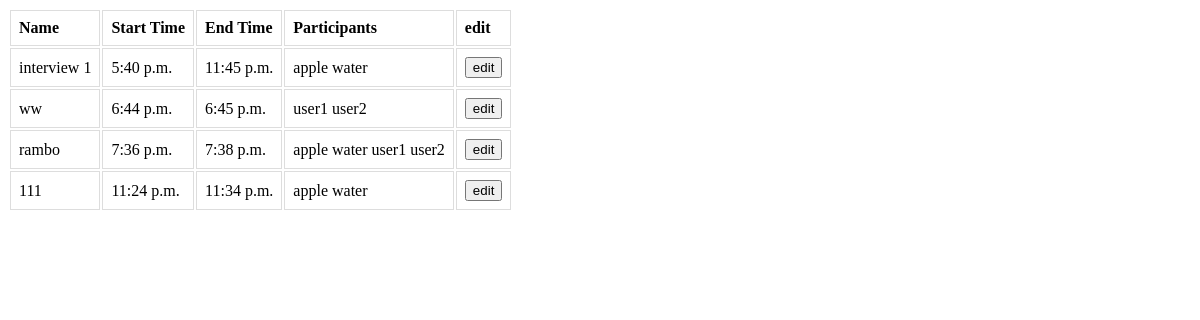
The page /display/ on the database as committed earlier.
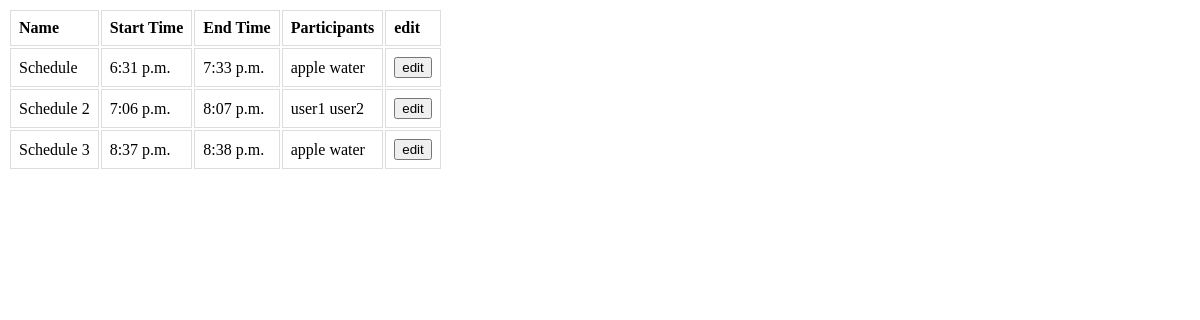
The same page on the database as committed later.
### app/models.py (models this page shows)
class Interview(models.Model):
    id = models.AutoField(primary_key=True)
    title = models.CharField(max_length = 30)
    startTime = models.TimeField(auto_now=False)
    endTime = models.TimeField(auto_now=False)

### app/views.py (the view)
# urls.py: path('display/', DisplayInterviews.as_view(), name="DisplayInterviews"),
class DisplayInterviews(View):
    def get(self, request):
        interviews = Interview.objects.all().order_by("startTime")
        arr = []
        for i in interviews:
            data = {}
            data['id'] = i.id
            data['title'] = i.title
            data['startTime'] = i.startTime
            data['endTime'] = i.endTime
            data['participants'] = []
            participants = Participant.objects.filter(interview=i)
            for j in participants:
                data['participants'].append(j.user.username)
            arr.append(data)
        print(arr)
        return render(request, 'display.html', {"data":arr})

### app/templates/display.html (shortened to what this page needs)
<!DOCTYPE html>
<html>
  <head>
  </head>
  <body>
    {% if data %}
    <table>
      <tr>
        <th>Name</th>
        <th>Start Time</th>
        <th>End Time</th>
        <th>Participants</th>
        <th>edit</th>
      </tr>
      {% for ele in data %}
      <tr>
        <td>{{ ele.title}}</td>
        <td>{{ ele.startTime }}</td>
        <td>{{ ele.endTime }}</td>
        <td>{% for i in ele.participants %} {{i }} {% endfor %}</td>
        <td>
          <a href="{% url 'EditInterviews' pk=ele.id%}"
            ><button type="button">edit</button></a
          >
        </td>
      </tr>
      {% endfor %}
    </table>
    {% else %}
    <h3>No interviews scheduled</h3>
    {% endif %}
    <br />
  </body>
</html>

### app/templates/display.html (style rules this page uses)
td, th { border: 1px solid #dddddd; text-align: left; padding: 8px; }

Rows that differ between the two databases and show on the page:
removed Interview: title "interview 1", startTime "5:40 p.m.", endTime "11:45 p.m."
removed Interview: title "ww", startTime "6:44 p.m.", endTime "6:45 p.m."
removed Interview: title "rambo", startTime "7:36 p.m.", endTime "7:38 p.m."
removed Interview: title "111", startTime "11:24 p.m.", endTime "11:34 p.m."
added Interview: title "Schedule", startTime "6:31 p.m.", endTime "7:33 p.m."
added Interview: title "Schedule 2", startTime "7:06 p.m.", endTime "8:07 p.m."
added Interview: title "Schedule 3", startTime "8:37 p.m.", endTime "8:38 p.m."
Other text that changed with them:
new list line: "apple"
new list line: "water"
new list line: "edit"
new list line: "user1"
new list line: "user2"
list line gone: "apple"
list line gone: "water"
list line gone: "edit"
list line gone: "user1"
list line gone: "user2"
